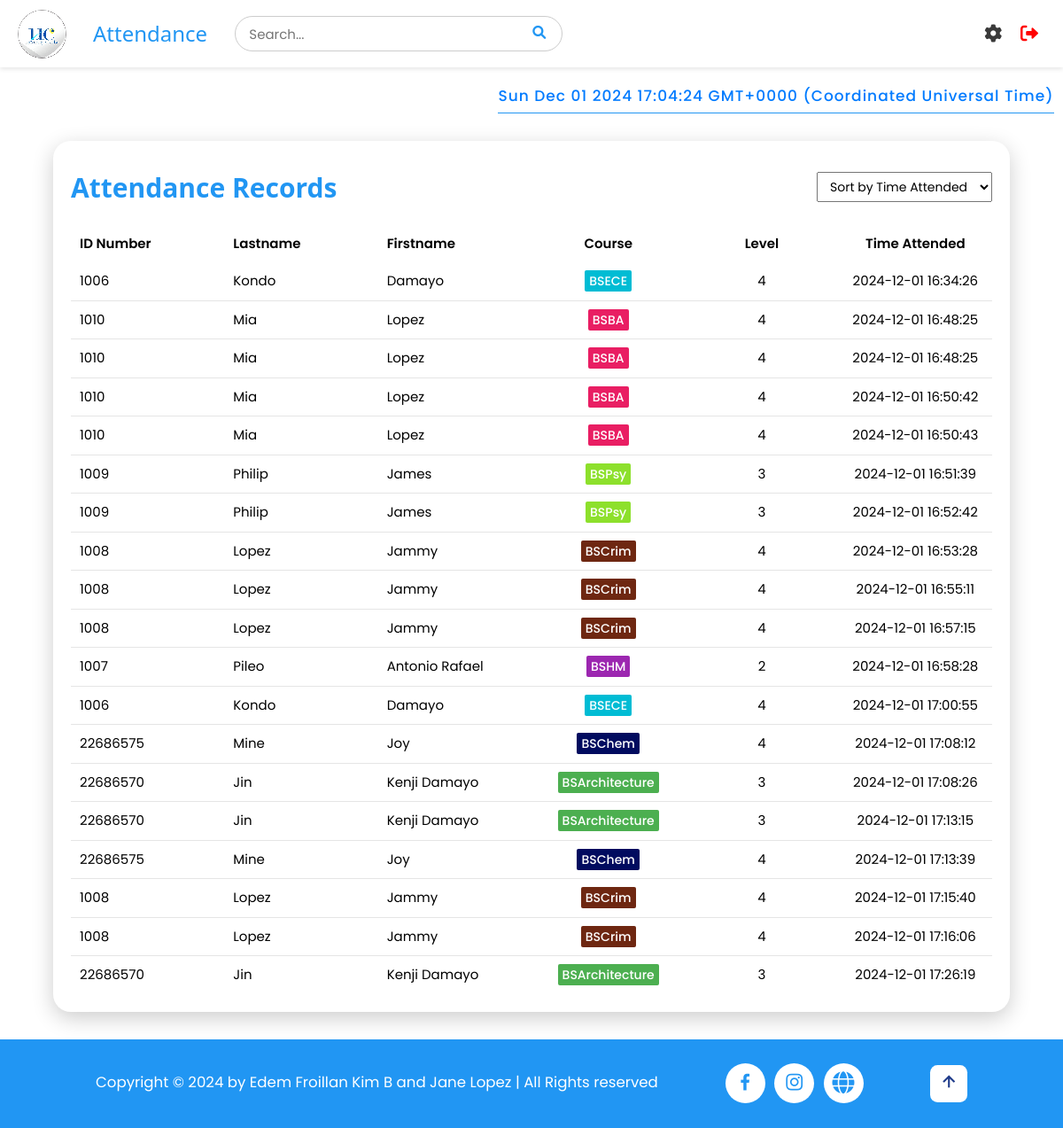
The app's page /viewstudent (signed in), older data.
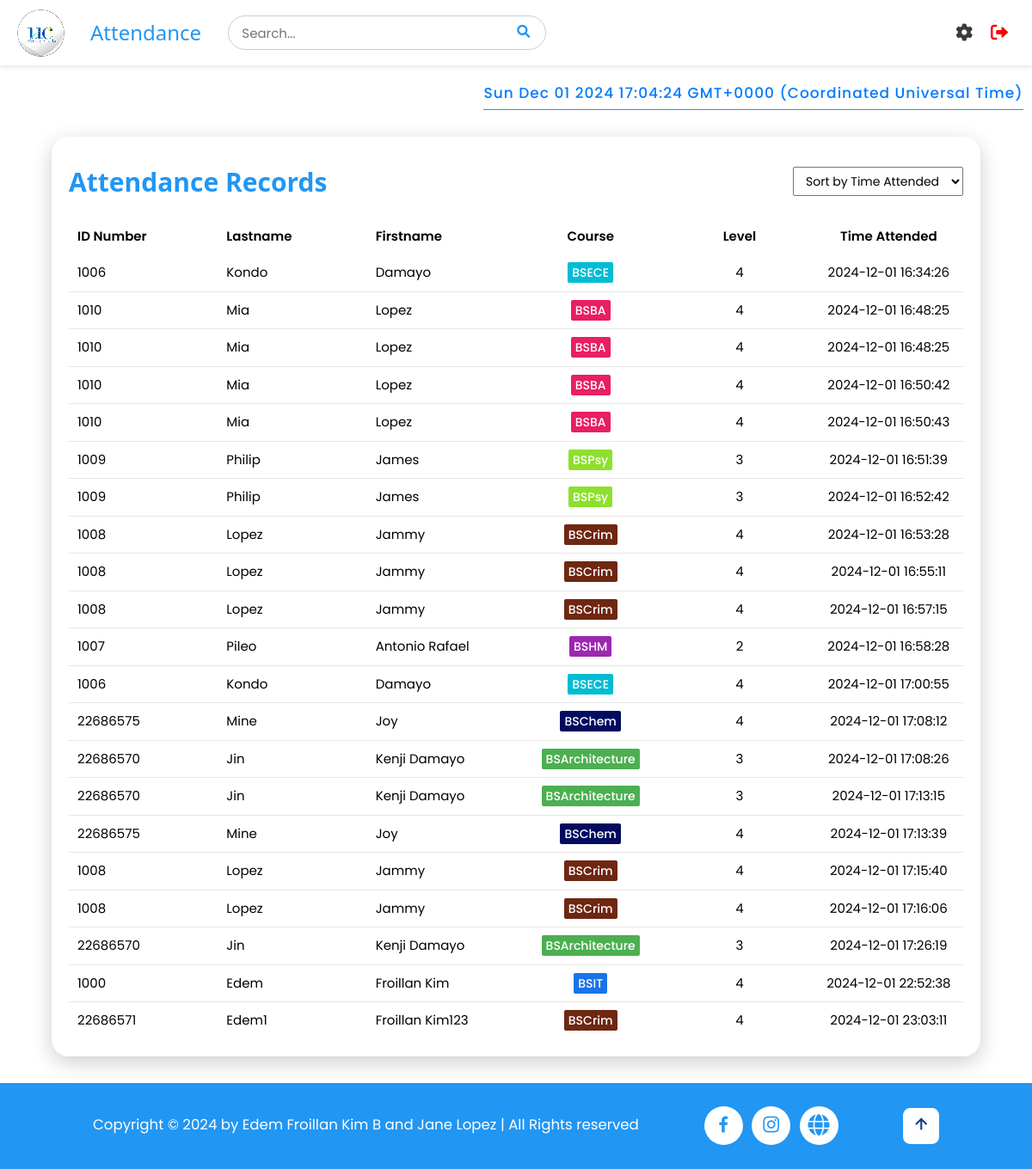
The same page, newer data.
### tables this page shows
CREATE TABLE attendance (
    id INTEGER PRIMARY KEY AUTOINCREMENT,
    idno VARCHAR(10),
    firstname VARCHAR(50),
    lastname VARCHAR(50),
    course VARCHAR(10),
    level VARCHAR(5),
    time_attended DATETIME DEFAULT CURRENT_TIMESTAMP,
    FOREIGN KEY (idno) REFERENCES students(idno)
);

### app.py (the view)
@app.route('/viewstudent')
def viewstudent():
    if 'username' in session:
        pagetitle = "Attendance"
        attendance_records = getall_records('attendance')  # Get all attendance records
        return render_template('viewattendance.html', data=attendance_records, pagetitle=pagetitle)
    else:
        flash("Please log in first!", "warning")
        return redirect(url_for('login'))

### app.py (called while the page is built)
@app.after_request
def after_request(response):
    response.headers['Cache-Control'] = 'no-store, no-cache, must-revalidate, post-check=0, pre-check=0, max-age=0'
    response.headers['Pragma'] = 'no-cache'
    response.headers['Expires'] = '-1'
    if hasattr(session, 'username') and 'username' not in session:
        response.headers['Cache-Control'] = 'no-store'
        response.headers['Pragma'] = 'no-cache'
        response.headers['Expires'] = '-1'
    return response

### dbhelper.py (called while the page is built)
def getprocess(sql: str, params=()) -> list:
    db = connect(database)
    cursor = db.cursor()
    cursor.row_factory = Row
    try:
        cursor.execute(sql, params)
        data = cursor.fetchall()
        return data
    finally:
        cursor.close()
        db.close()

def getall_records(table: str) -> list:
    sql = f'SELECT * FROM `{table}`'
    return getprocess(sql)

### templates/viewattendance.html (shortened to what this page needs)
{% extends 'base.html' %}
{% block header %}
    {% include 'header.html' %}
{% endblock %}
{% block content %}
<div id="timestamp"></div>
<div style="min-height: 100vh;">
    <div class="details">
        <div class="attendancecard">
            <div class="cardHeader">
                <h2>Attendance Records</h2>
                <select id="sortDropdown" class="sort-dropdown">
                    <option value="time_attended">Sort by Time Attended</option>
                </select>
            </div>
            <table class="attendanceTable">
                <thead>
                    <tr>
                        <td>ID Number</td>
                        <td>Lastname</td>
                        <td>Firstname</td>
                        <td>Course</td>
                        <td>Level</td>
                        <td>Time Attended</td>
                    </tr>
                </thead>
                <tbody>
                    {% for record in data %}
                        <tr>
                            <td>{{ record.idno }}</td>
                            <td>{{ record.lastname }}</td>
                            <td>{{ record.firstname }}</td>
                            <td class="w3-center" data-cell="COURSE:">
                                <span class="course-style course-{{ record['course']|lower }}">
                                    {{ record.course }}
                                </span>
                            </td>
                            <td>{{ record.level }}</td>
                            <td>{{ record.time_attended }}</td>
                        </tr>
                    {% endfor %}
                </tbody>
            </table>
        </div>
    </div>
</div>
{% endblock %}

Row changes from the older to the newer data that the page shows:
added attendance: idno "1000", lastname "Edem", firstname "Froillan Kim", course "BSIT", level "4", time_attended "2024-12-01 22:52:38"
added attendance: idno "22686571", lastname "Edem1", firstname "Froillan Kim123", course "BSCrim", level "4", time_attended "2024-12-01 23:03:11"
